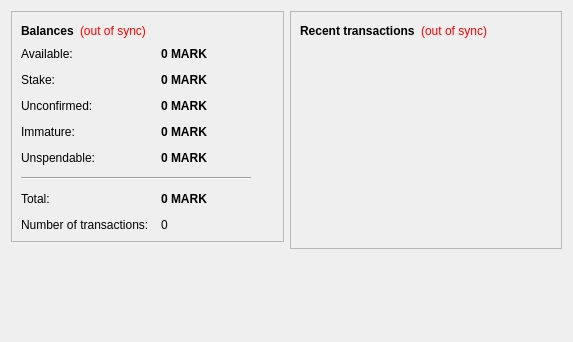
<?xml version="1.0" encoding="UTF-8"?>
<ui version="4.0">
 <class>OverviewPage</class>
 <widget class="QWidget" name="OverviewPage">
  <property name="geometry">
   <rect>
    <x>0</x>
    <y>0</y>
    <width>573</width>
    <height>342</height>
   </rect>
  </property>
  <property name="windowTitle">
   <string>Form</string>
  </property>
  <layout class="QHBoxLayout" name="horizontalLayout" stretch="1,1">
   <item>
    <layout class="QVBoxLayout" name="verticalLayout_2">
     <item>
      <widget class="QFrame" name="frame">
       <property name="frameShape">
        <enum>QFrame::StyledPanel</enum>
       </property>
       <property name="frameShadow">
        <enum>QFrame::Raised</enum>
       </property>
       <layout class="QVBoxLayout" name="verticalLayout_4">
        <item>
         <layout class="QHBoxLayout" name="horizontalLayout_4">
          <item>
           <widget class="QLabel" name="label_5">
            <property name="font">
             <font>
              <weight>75</weight>
              <bold>true</bold>
             </font>
            </property>
            <property name="text">
             <string>Balances</string>
            </property>
           </widget>
          </item>
          <item>
           <widget class="QLabel" name="labelWalletStatus">
            <property name="toolTip">
             <string>The displayed information may be out of date. Your wallet automatically synchronizes with the TheMark network after a connection is established, but this process has not completed yet.</string>
            </property>
            <property name="styleSheet">
             <string notr="true">QLabel { color: red; }</string>
            </property>
            <property name="text">
             <string notr="true">(out of sync)</string>
            </property>
            <property name="alignment">
             <set>Qt::AlignLeading|Qt::AlignLeft|Qt::AlignVCenter</set>
            </property>
           </widget>
          </item>
          <item>
           <spacer name="horizontalSpacer_2">
            <property name="orientation">
             <enum>Qt::Horizontal</enum>
            </property>
            <property name="sizeHint" stdset="0">
             <size>
              <width>40</width>
              <height>20</height>
             </size>
            </property>
           </spacer>
          </item>
         </layout>
        </item>
        <item>
         <layout class="QFormLayout" name="formLayout_2">
          <property name="fieldGrowthPolicy">
           <enum>QFormLayout::AllNonFixedFieldsGrow</enum>
          </property>
          <property name="horizontalSpacing">
           <number>12</number>
          </property>
          <property name="verticalSpacing">
           <number>12</number>
          </property>
          <item row="0" column="0">
           <widget class="QLabel" name="labelAvailableText">
            <property name="toolTip">
             <string>Your current available balance</string>
            </property>
            <property name="text">
             <string>Available:</string>
            </property>
           </widget>
          </item>
          <item row="0" column="1">
           <widget class="QLabel" name="labelAvailable">
            <property name="font">
             <font>
              <weight>75</weight>
              <bold>true</bold>
             </font>
            </property>
            <property name="cursor">
             <cursorShape>IBeamCursor</cursorShape>
            </property>
            <property name="toolTip">
             <string>Your current available balance</string>
            </property>
            <property name="text">
             <string notr="true">0 MARK</string>
            </property>
            <property name="alignment">
             <set>Qt::AlignLeading|Qt::AlignLeft|Qt::AlignVCenter</set>
            </property>
            <property name="textInteractionFlags">
             <set>Qt::LinksAccessibleByMouse|Qt::TextSelectableByKeyboard|Qt::TextSelectableByMouse</set>
            </property>
           </widget>
          </item>
          <item row="1" column="0">
           <widget class="QLabel" name="label_6">
            <property name="toolTip">
             <string>Total of coins that was staked, and do not yet count toward the current balance</string>
            </property>
            <property name="text">
             <string>Stake:</string>
            </property>
           </widget>
          </item>
          <item row="1" column="1">
           <widget class="QLabel" name="labelStake">
            <property name="font">
             <font>
              <weight>75</weight>
              <bold>true</bold>
             </font>
            </property>
            <property name="cursor">
             <cursorShape>IBeamCursor</cursorShape>
            </property>
            <property name="toolTip">
             <string>Total of coins that was staked, and do not yet count toward the current balance</string>
            </property>
            <property name="text">
             <string notr="true">0 MARK</string>
            </property>
            <property name="alignment">
             <set>Qt::AlignLeading|Qt::AlignLeft|Qt::AlignVCenter</set>
            </property>
            <property name="textInteractionFlags">
             <set>Qt::LinksAccessibleByMouse|Qt::TextSelectableByKeyboard|Qt::TextSelectableByMouse</set>
            </property>
           </widget>
          </item>
          <item row="2" column="0">
           <widget class="QLabel" name="label_3">
            <property name="toolTip">
             <string>Total of transactions that have yet to be confirmed, and do not yet count toward the current balance</string>
            </property>
            <property name="text">
             <string>Unconfirmed:</string>
            </property>
           </widget>
          </item>
          <item row="2" column="1">
           <widget class="QLabel" name="labelUnconfirmed">
            <property name="font">
             <font>
              <weight>75</weight>
              <bold>true</bold>
             </font>
            </property>
            <property name="cursor">
             <cursorShape>IBeamCursor</cursorShape>
            </property>
            <property name="toolTip">
             <string>Total of transactions that have yet to be confirmed, and do not yet count toward the current balance</string>
            </property>
            <property name="text">
             <string notr="true">0 MARK</string>
            </property>
            <property name="alignment">
             <set>Qt::AlignLeading|Qt::AlignLeft|Qt::AlignVCenter</set>
            </property>
            <property name="textInteractionFlags">
             <set>Qt::LinksAccessibleByMouse|Qt::TextSelectableByKeyboard|Qt::TextSelectableByMouse</set>
            </property>
           </widget>
          </item>
          <item row="3" column="0">
           <widget class="QLabel" name="labelImmatureText">
            <property name="toolTip">
             <string>Mined balance that has not yet matured</string>
            </property>
            <property name="text">
             <string>Immature:</string>
            </property>
           </widget>
          </item>
          <item row="3" column="1">
           <widget class="QLabel" name="labelImmature">
            <property name="font">
             <font>
              <weight>75</weight>
              <bold>true</bold>
             </font>
            </property>
            <property name="toolTip">
             <string>Mined balance that has not yet matured</string>
            </property>
            <property name="text">
             <string notr="true">0 MARK</string>
            </property>
            <property name="alignment">
             <set>Qt::AlignLeading|Qt::AlignLeft|Qt::AlignVCenter</set>
            </property>
            <property name="textInteractionFlags">
             <set>Qt::LinksAccessibleByMouse|Qt::TextSelectableByKeyboard|Qt::TextSelectableByMouse</set>
            </property>
           </widget>
          </item>
          <item row="4" column="0">
           <widget class="QLabel" name="labelBalanceWatchOnlyText">
            <property name="toolTip">
             <string>Your unspendable balance</string>
            </property>
            <property name="text">
             <string>Unspendable:</string>
            </property>
           </widget>
          </item>
          <item row="4" column="1">
           <widget class="QLabel" name="labelBalanceWatchOnly">
            <property name="font">
             <font>
              <weight>75</weight>
              <bold>true</bold>
             </font>
            </property>
            <property name="cursor">
             <cursorShape>IBeamCursor</cursorShape>
            </property>
            <property name="toolTip">
             <string>Your unspendable balance</string>
            </property>
            <property name="text">
             <string notr="true">0 MARK</string>
            </property>
            <property name="alignment">
             <set>Qt::AlignLeading|Qt::AlignLeft|Qt::AlignVCenter</set>
            </property>
            <property name="textInteractionFlags">
             <set>Qt::LinksAccessibleByMouse|Qt::TextSelectableByKeyboard|Qt::TextSelectableByMouse</set>
            </property>
           </widget>
          </item>
          <item row="5" column="0" colspan="2">
           <widget class="Line" name="line">
            <property name="maximumSize">
             <size>
              <width>230</width>
              <height>16777215</height>
             </size>
            </property>
            <property name="orientation">
             <enum>Qt::Horizontal</enum>
            </property>
           </widget>
          </item>
          <item row="6" column="0">
           <widget class="QLabel" name="labelTotalText">
            <property name="toolTip">
             <string>Your current total balance</string>
            </property>
            <property name="text">
             <string>Total:</string>
            </property>
           </widget>
          </item>
          <item row="6" column="1">
           <widget class="QLabel" name="labelTotal">
            <property name="font">
             <font>
              <weight>75</weight>
              <bold>true</bold>
             </font>
            </property>
            <property name="toolTip">
             <string>Your current total balance</string>
            </property>
            <property name="text">
             <string notr="true">0 MARK</string>
            </property>
            <property name="alignment">
             <set>Qt::AlignLeading|Qt::AlignLeft|Qt::AlignVCenter</set>
            </property>
            <property name="textInteractionFlags">
             <set>Qt::LinksAccessibleByMouse|Qt::TextSelectableByKeyboard|Qt::TextSelectableByMouse</set>
            </property>
           </widget>
          </item>
          <item row="7" column="0">
           <widget class="QLabel" name="label_2">
            <property name="toolTip">
             <string>Total number of transactions in wallet</string>
            </property>
            <property name="text">
             <string>Number of transactions:</string>
            </property>
           </widget>
          </item>
          <item row="7" column="1">
           <widget class="QLabel" name="labelNumTransactions">
            <property name="toolTip">
             <string>Total number of transactions in wallet</string>
            </property>
            <property name="text">
             <string notr="true">0</string>
            </property>
           </widget>
          </item>
         </layout>
        </item>
       </layout>
      </widget>
     </item>
     <item>
      <spacer name="verticalSpacer">
       <property name="orientation">
        <enum>Qt::Vertical</enum>
       </property>
       <property name="sizeHint" stdset="0">
        <size>
         <width>20</width>
         <height>40</height>
        </size>
       </property>
      </spacer>
     </item>
    </layout>
   </item>
   <item>
    <layout class="QVBoxLayout" name="verticalLayout_3">
     <item>
      <widget class="QFrame" name="frame_2">
       <property name="frameShape">
        <enum>QFrame::StyledPanel</enum>
       </property>
       <property name="frameShadow">
        <enum>QFrame::Raised</enum>
       </property>
       <layout class="QVBoxLayout" name="verticalLayout">
        <item>
         <layout class="QHBoxLayout" name="horizontalLayout_2">
          <item>
           <widget class="QLabel" name="label_4">
            <property name="text">
             <string>&lt;b&gt;Recent transactions&lt;/b&gt;</string>
            </property>
           </widget>
          </item>
          <item>
           <widget class="QLabel" name="labelTransactionsStatus">
            <property name="toolTip">
             <string>The displayed information may be out of date. Your wallet automatically synchronizes with the TheMark network after a connection is established, but this process has not completed yet.</string>
            </property>
            <property name="styleSheet">
             <string notr="true">QLabel { color: red; }</string>
            </property>
            <property name="text">
             <string notr="true">(out of sync)</string>
            </property>
            <property name="alignment">
             <set>Qt::AlignRight|Qt::AlignTrailing|Qt::AlignVCenter</set>
            </property>
           </widget>
          </item>
          <item>
           <spacer name="horizontalSpacer">
            <property name="orientation">
             <enum>Qt::Horizontal</enum>
            </property>
            <property name="sizeHint" stdset="0">
             <size>
              <width>40</width>
              <height>20</height>
             </size>
            </property>
           </spacer>
          </item>
         </layout>
        </item>
        <item>
         <widget class="QListView" name="listTransactions">
          <property name="styleSheet">
           <string notr="true">QListView { background: transparent; }</string>
          </property>
          <property name="frameShape">
           <enum>QFrame::NoFrame</enum>
          </property>
          <property name="verticalScrollBarPolicy">
           <enum>Qt::ScrollBarAlwaysOff</enum>
          </property>
          <property name="horizontalScrollBarPolicy">
           <enum>Qt::ScrollBarAlwaysOff</enum>
          </property>
          <property name="selectionMode">
           <enum>QAbstractItemView::NoSelection</enum>
          </property>
         </widget>
        </item>
       </layout>
      </widget>
     </item>
     <item>
      <spacer name="verticalSpacer_2">
       <property name="orientation">
        <enum>Qt::Vertical</enum>
       </property>
       <property name="sizeHint" stdset="0">
        <size>
         <width>20</width>
         <height>40</height>
        </size>
       </property>
      </spacer>
     </item>
    </layout>
   </item>
  </layout>
 </widget>
 <resources/>
 <connections/>
</ui>
